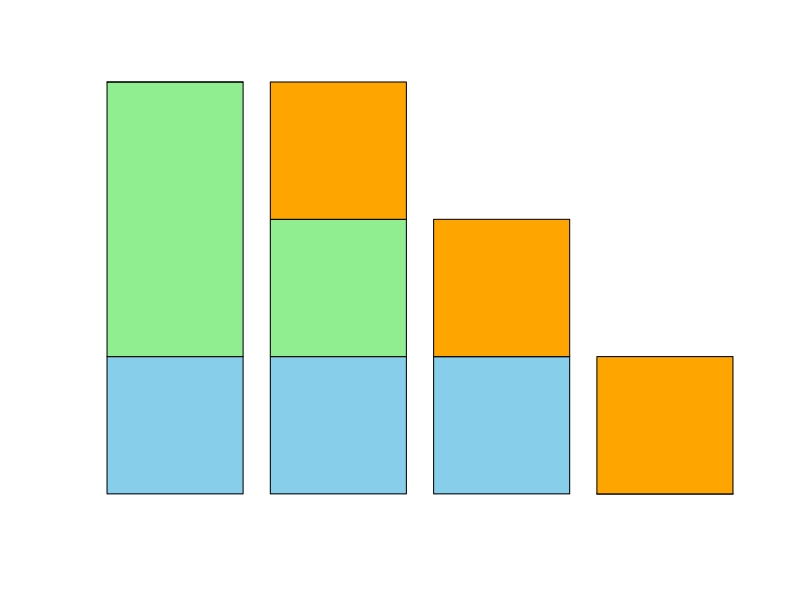

The R source for this figure: (Note: this script raises an error after producing the figure.)
# Survey responses
q1 <- c("A", "B", "C")
q2 <- c("B", "A", "A")
q3 <- c("C", "D", "B")

# Count responses for each question
q1_count <- table(factor(q1, levels = c("A", "B", "C", "D")))
q2_count <- table(factor(q2, levels = c("A", "B", "C", "D")))
q3_count <- table(factor(q3, levels = c("A", "B", "C", "D")))

# Combine counts
response_table <- rbind(
  "Question 1" = q1_count,
  "Question 2" = q2_count,
  "Question 3" = q3_count
)

# Stacked bar chart
barplot(
  response_table,
  beside = FALSE,
  col = c("skyblue", "lightgreen", "orange", "pink"),
  names.arg = c("Question 1", "Question 2", "Question 3"),
  xlab = "Questions",
  ylab = "Number of Responses",
  main = "Overall Distribution of Survey Responses",
  legend.text = c("A", "B", "C", "D")
)
